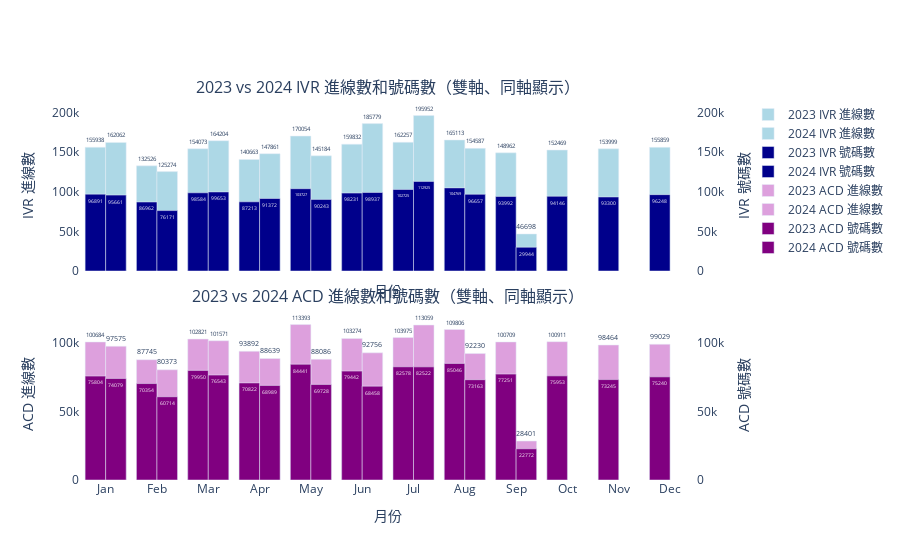

Write notebook code for a chart like this one.
### Code cell
import pandas as pd
from plotly.subplots import make_subplots
import plotly.graph_objects as go

# 假設你的 IVR_ACD_data 是一個 pandas DataFrame
# 首先我們需要從 DATES 提取年份和月份
IVR_ACD_data['year'] = pd.to_datetime(IVR_ACD_data['DATES']).dt.year
IVR_ACD_data['month_order'] = pd.to_datetime(IVR_ACD_data['DATES']).dt.month  # 使用月份的數字排序
IVR_ACD_data['month'] = pd.to_datetime(IVR_ACD_data['DATES']).dt.strftime('%b')  # 使用月份的縮寫形式

# 接下來，我們僅對數值欄位進行聚合，避免對日期欄位進行 sum 操作
grouped_data = IVR_ACD_data.groupby(['year', 'month_order', 'month'])[['ivr_count', 'acd_count', 'ivr_number_count', 'acd_number_count']].sum().reset_index()

# 分開2023年和2024年的數據
data_2023 = grouped_data[grouped_data['year'] == 2023].sort_values(by='month_order')
data_2024 = grouped_data[grouped_data['year'] == 2024].sort_values(by='month_order')

# 建立雙軸圖表，兩排
fig = make_subplots(
    rows=2, cols=1, 
    shared_xaxes=True,
    vertical_spacing=0.1,
    subplot_titles=('2023 vs 2024 IVR 進線數和號碼數（雙軸、同軸顯示）', '2023 vs 2024 ACD 進線數和號碼數（雙軸、同軸顯示）'),
    specs=[[{"secondary_y": True}], [{"secondary_y": True}]]
)

# IVR 數據
# 第一排 - IVR 進線數，並顯示數值標籤在 bar 上方
fig.add_trace(go.Bar(x=data_2023['month'], y=data_2023['ivr_count'], name='2023 IVR 進線數', marker_color='lightblue', text=data_2023['ivr_count'], textposition='outside'), row=1, col=1, secondary_y=False)
fig.add_trace(go.Bar(x=data_2024['month'], y=data_2024['ivr_count'], name='2024 IVR 進線數', marker_color='lightblue', text=data_2024['ivr_count'], textposition='outside'), row=1, col=1, secondary_y=False)
# 第一排 - IVR 號碼數，並顯示數值標籤在 bar 底部且為水平
fig.add_trace(go.Bar(x=data_2023['month'], y=data_2023['ivr_number_count'], name='2023 IVR 號碼數', marker_color='darkblue', text=data_2023['ivr_number_count'], textposition='inside', textangle=0), row=1, col=1, secondary_y=True)
fig.add_trace(go.Bar(x=data_2024['month'], y=data_2024['ivr_number_count'], name='2024 IVR 號碼數', marker_color='darkblue', text=data_2024['ivr_number_count'], textposition='inside', textangle=0), row=1, col=1, secondary_y=True)

# ACD 數據
# 第二排 - ACD 進線數，並顯示數值標籤在 bar 上方
fig.add_trace(go.Bar(x=data_2023['month'], y=data_2023['acd_count'], name='2023 ACD 進線數', marker_color='#dda0dd', text=data_2023['acd_count'], textposition='outside'), row=2, col=1, secondary_y=False)
fig.add_trace(go.Bar(x=data_2024['month'], y=data_2024['acd_count'], name='2024 ACD 進線數', marker_color='#dda0dd', text=data_2024['acd_count'], textposition='outside'), row=2, col=1, secondary_y=False)
# 第二排 - ACD 號碼數，並顯示數值標籤在 bar 底部且為水平
fig.add_trace(go.Bar(x=data_2023['month'], y=data_2023['acd_number_count'], name='2023 ACD 號碼數', marker_color='purple', text=data_2023['acd_number_count'], textposition='inside', textangle=0), row=2, col=1, secondary_y=True)
fig.add_trace(go.Bar(x=data_2024['month'], y=data_2024['acd_number_count'], name='2024 ACD 號碼數', marker_color='purple', text=data_2024['acd_number_count'], textposition='inside', textangle=0), row=2, col=1, secondary_y=True)

# 設置雙軸標題
fig.update_yaxes(title_text="IVR 進線數", secondary_y=False, row=1, col=1)
fig.update_yaxes(title_text="IVR 號碼數", secondary_y=True, row=1, col=1)

fig.update_yaxes(title_text="ACD 進線數", secondary_y=False, row=2, col=1)
fig.update_yaxes(title_text="ACD 號碼數", secondary_y=True, row=2, col=1)

# 找到 y 軸數據中的最大值，為避免超出範圍，我們將範圍設置略大於最大值
max_y_value = max(data_2023['ivr_count'].max(), data_2024['ivr_count'].max(), data_2023['ivr_number_count'].max(), data_2024['ivr_number_count'].max()) * 1.1

# 更新佈局，確保雙軸範圍一致
fig.update_layout(
    title_text="",
    xaxis_title="月份",
    yaxis_title="IVR 進線數",
    yaxis2_title="IVR 號碼數",
    barmode='group',  # 並列顯示不同年份的數據
    plot_bgcolor='white',
    yaxis=dict(range=[0, max_y_value], showgrid=True),  # 左側 Y 軸設置範圍
    yaxis2=dict(range=[0, max_y_value], overlaying='y', side='right', showgrid=False),  # 右側 Y 軸設置範圍，與左側同軸
)

# 類似地，處理 ACD 數據的 Y 軸範圍
max_acd_value = max(data_2023['acd_count'].max(), data_2024['acd_count'].max(), data_2023['acd_number_count'].max(), data_2024['acd_number_count'].max()) * 1.1

# 更新 ACD 圖表的雙軸佈局
fig.update_layout(
    xaxis2_title="月份",
    yaxis3=dict(range=[0, max_acd_value], showgrid=True, title="ACD 進線數"),
    yaxis4=dict(range=[0, max_acd_value], overlaying='y3', side='right', showgrid=False, title="ACD 號碼數")
)

fig.show()

### Figure 1 — Plotly figure (JSON) as saved in the notebook; plotly's stock layout.template omitted (floating-point values rounded to 4 significant figures)
{"data": [{"marker": {"color": "lightblue"}, "name": "2023 IVR 進線數", "text": [155938, 132526, 154073, 140663, 170054, 159832, 162257, 165113, 148962, 152469, 153999, 155859], "textposition": "outside", "type": "bar", "x": ["Jan", "Feb", "Mar", "Apr", "May", "Jun", "Jul", "Aug", "Sep", "Oct", "Nov", "Dec"], "xaxis": "x", "y": [155938, 132526, 154073, 140663, 170054, 159832, 162257, 165113, 148962, 152469, 153999, 155859], "yaxis": "y"}, {"marker": {"color": "lightblue"}, "name": "2024 IVR 進線數", "text": [162062, 125274, 164204, 147861, 145184, 185779, 195952, 154587, 46698], "textposition": "outside", "type": "bar", "x": ["Jan", "Feb", "Mar", "Apr", "May", "Jun", "Jul", "Aug", "Sep"], "xaxis": "x", "y": [162062, 125274, 164204, 147861, 145184, 185779, 195952, 154587, 46698], "yaxis": "y"}, {"marker": {"color": "darkblue"}, "name": "2023 IVR 號碼數", "text": [96891, 86962, 98584, 87213, 103727, 98231, 102725, 104769, 93992, 94146, 93300, 96248], "textangle": 0, "textposition": "inside", "type": "bar", "x": ["Jan", "Feb", "Mar", "Apr", "May", "Jun", "Jul", "Aug", "Sep", "Oct", "Nov", "Dec"], "xaxis": "x", "y": [96891, 86962, 98584, 87213, 103727, 98231, 102725, 104769, 93992, 94146, 93300, 96248], "yaxis": "y2"}, {"marker": {"color": "darkblue"}, "name": "2024 IVR 號碼數", "text": [95661, 76171, 99653, 91372, 90243, 98937, 112925, 96657, 29944], "textangle": 0, "textposition": "inside", "type": "bar", "x": ["Jan", "Feb", "Mar", "Apr", "May", "Jun", "Jul", "Aug", "Sep"], "xaxis": "x", "y": [95661, 76171, 99653, 91372, 90243, 98937, 112925, 96657, 29944], "yaxis": "y2"}, {"marker": {"color": "#dda0dd"}, "name": "2023 ACD 進線數", "text": [100684, 87745, 102821, 93892, 113393, 103274, 103975, 109806, 100709, 100911, 98464, 99029], "textposition": "outside", "type": "bar", "x": ["Jan", "Feb", "Mar", "Apr", "May", "Jun", "Jul", "Aug", "Sep", "Oct", "Nov", "Dec"], "xaxis": "x2", "y": [100684, 87745, 102821, 93892, 113393, 103274, 103975, 109806, 100709, 100911, 98464, 99029], "yaxis": "y3"}, {"marker": {"color": "#dda0dd"}, "name": "2024 ACD 進線數", "text": [97575, 80373, 101571, 88639, 88086, 92756, 113059, 92230, 28401], "textposition": "outside", "type": "bar", "x": ["Jan", "Feb", "Mar", "Apr", "May", "Jun", "Jul", "Aug", "Sep"], "xaxis": "x2", "y": [97575, 80373, 101571, 88639, 88086, 92756, 113059, 92230, 28401], "yaxis": "y3"}, {"marker": {"color": "purple"}, "name": "2023 ACD 號碼數", "text": [75804, 70354, 79950, 70822, 84441, 79442, 82578, 85046, 77251, 75953, 73245, 75240], "textangle": 0, "textposition": "inside", "type": "bar", "x": ["Jan", "Feb", "Mar", "Apr", "May", "Jun", "Jul", "Aug", "Sep", "Oct", "Nov", "Dec"], "xaxis": "x2", "y": [75804, 70354, 79950, 70822, 84441, 79442, 82578, 85046, 77251, 75953, 73245, 75240], "yaxis": "y4"}, {"marker": {"color": "purple"}, "name": "2024 ACD 號碼數", "text": [74079, 60714, 76543, 68989, 69728, 68458, 82522, 73163, 22772], "textangle": 0, "textposition": "inside", "type": "bar", "x": ["Jan", "Feb", "Mar", "Apr", "May", "Jun", "Jul", "Aug", "Sep"], "xaxis": "x2", "y": [74079, 60714, 76543, 68989, 69728, 68458, 82522, 73163, 22772], "yaxis": "y4"}], "layout": {"annotations": [{"font": {"size": 16}, "showarrow": false, "text": "2023 vs 2024 IVR 進線數和號碼數（雙軸、同軸顯示）", "x": 0.47, "xanchor": "center", "xref": "paper", "y": 1, "yanchor": "bottom", "yref": "paper"}, {"font": {"size": 16}, "showarrow": false, "text": "2023 vs 2024 ACD 進線數和號碼數（雙軸、同軸顯示）", "x": 0.47, "xanchor": "center", "xref": "paper", "y": 0.45, "yanchor": "bottom", "yref": "paper"}], "barmode": "group", "plot_bgcolor": "white", "title": {"text": ""}, "xaxis": {"anchor": "y", "domain": [0, 0.94], "matches": "x2", "showticklabels": false, "title": {"text": "月份"}}, "xaxis2": {"anchor": "y3", "domain": [0, 0.94], "title": {"text": "月份"}}, "yaxis": {"anchor": "x", "domain": [0.55, 1], "range": [0, 215500.0], "showgrid": true, "title": {"text": "IVR 進線數"}}, "yaxis2": {"anchor": "x", "overlaying": "y", "range": [0, 215500.0], "showgrid": false, "side": "right", "title": {"text": "IVR 號碼數"}}, "yaxis3": {"anchor": "x2", "domain": [0, 0.45], "range": [0, 124700.0], "showgrid": true, "title": {"text": "ACD 進線數"}}, "yaxis4": {"anchor": "x2", "overlaying": "y3", "range": [0, 124700.0], "showgrid": false, "side": "right", "title": {"text": "ACD 號碼數"}}}}
